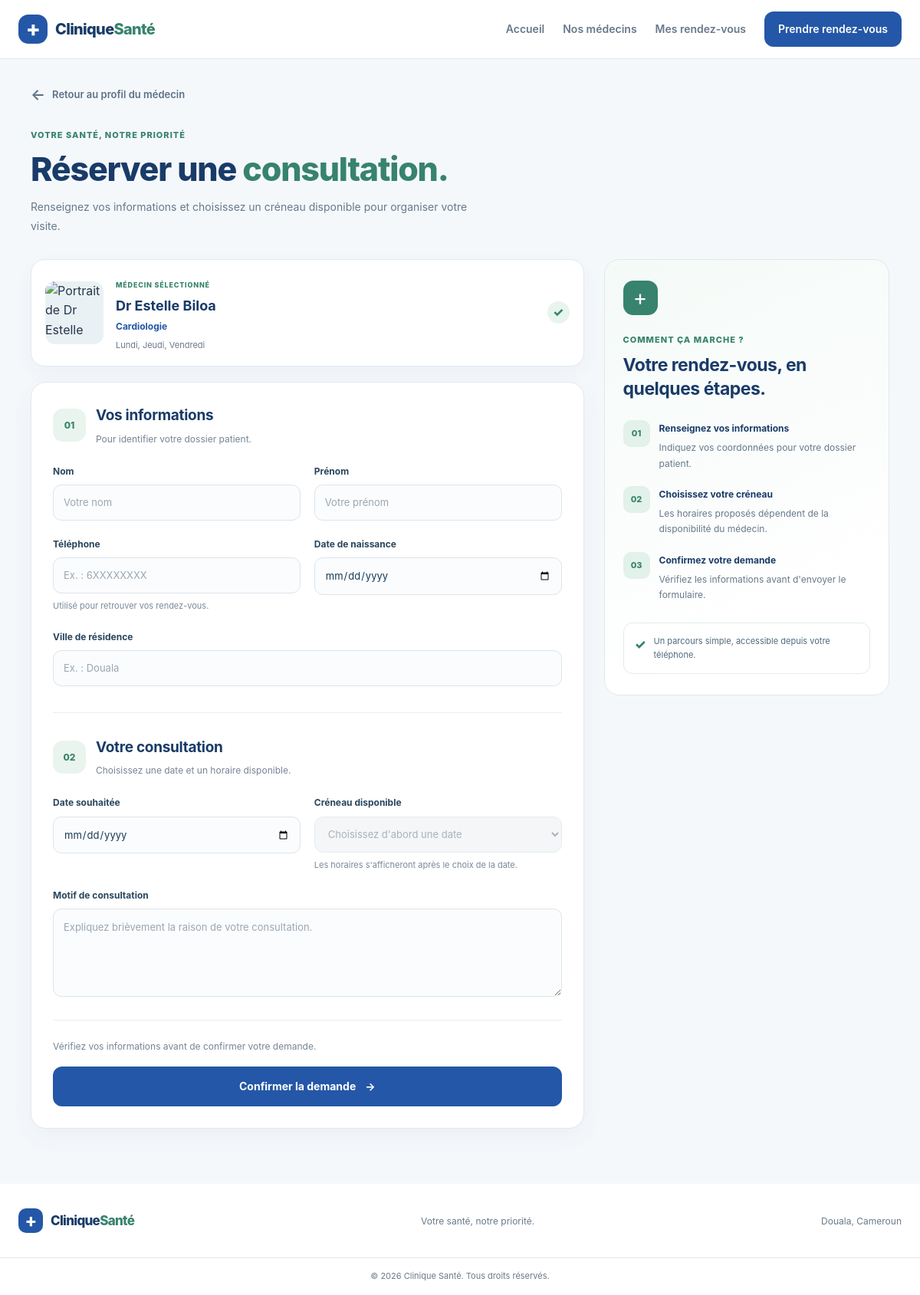
Page /reservation/8 on the committed database.
### tables this page shows
CREATE TABLE medecins (
    id INTEGER PRIMARY KEY AUTOINCREMENT,
    nom TEXT NOT NULL,
    specialite TEXT NOT NULL,
    photo TEXT,
    jours_consultation TEXT NOT NULL
);

### app.py (the view, shortened to what this page needs)
@app.route("/reservation/<int:medecin_id>", methods=["GET", "POST"])
def reservation(medecin_id):
    medecin = medecin_existe(medecin_id)
    if medecin is None:
        abort(404)
    connexion = get_db()
    valeurs = request.form if request.method == "POST" else {}
    erreur = None
    confirmation = None
    return render_template(
        "reservation.html",
        medecin=medecin,
        erreur=erreur,
        confirmation=confirmation,
        valeurs=valeurs,
        date_min=date.today().isoformat(),
        naissance_max=date.today().isoformat(),
    )

### app.py (called while the page is built)
def medecin_existe(medecin_id):
    connexion = get_db()
    return connexion.execute(
        "SELECT * FROM medecins WHERE id = ?",
        (medecin_id,),
    ).fetchone()

@app.teardown_appcontext
def fermer_connexion(exception=None):
    connexion = g.pop("connexion", None)
    if connexion is not None:
        connexion.close()

### database/db.py (called while the page is built)
def get_db():
    if "connexion" not in g:
        g.connexion = sqlite3.connect(CHEMIN_BASE)
        g.connexion.row_factory = sqlite3.Row
        g.connexion.execute("PRAGMA foreign_keys = ON")
    return g.connexion

### templates/reservation.html (shortened to what this page needs)
{% extends "base.html" %}
{% block content %}
<section class="booking-page">
    <a class="booking-back-link"
       href="{{ url_for('detail_medecin', medecin_id=medecin['id']) }}">
        <span aria-hidden="true">←</span>
        Retour au profil du médecin
    </a>
    <header class="booking-page-heading">
        <p class="booking-eyebrow">VOTRE SANTÉ, NOTRE PRIORITÉ</p>
        <h1>Réserver une <span>consultation.</span></h1>
        <p>
            Renseignez vos informations et choisissez un créneau disponible
            pour organiser votre visite.
        </p>
    </header>
    <div class="booking-layout">
        <div class="booking-form-column">
            <div class="booking-doctor-summary">
                <div class="booking-doctor-photo">
                    <img
                        src="{{ url_for('static', filename='images/medecins/medecin-' ~ medecin['id'] ~ '.jpg') }}"
                        alt="Portrait de {{ medecin['nom'] }}"
                        onerror="this.hidden=true; this.nextElementSibling.hidden=false;"
                    >
                </div>
                <div class="booking-doctor-info">
                    <span class="booking-summary-label">MÉDECIN SÉLECTIONNÉ</span>
                    <h2>{{ medecin['nom'] }}</h2>
                    <p>{{ medecin['specialite'] }}</p>
                    <span class="booking-doctor-days">
                        {{ medecin['jours_consultation'] }}
                    </span>
                </div>
                <span class="booking-doctor-check" aria-label="Médecin sélectionné">✓</span>
            </div>
            <form
                id="form-reservation"
                class="booking-form reservation-form"
                method="POST"
                data-medecin-id="{{ medecin['id'] }}"
            >
                <div class="booking-form-section">
                    <div class="booking-section-heading">
                        <span class="booking-step">01</span>
                        <div>
                            <h2>Vos informations</h2>
                            <p>Pour identifier votre dossier patient.</p>
                        </div>
                    </div>
                    <div class="booking-fields">
                        <div class="booking-field">
                            <label for="nom">Nom</label>
                            <input
                                id="nom"
                                name="nom"
                                type="text"
                                autocomplete="family-name"
                                value="{{ valeurs.get('nom', '') }}"
                                placeholder="Votre nom"
                                required
                            >
                        </div>
                        <div class="booking-field">
                            <label for="prenom">Prénom</label>
                            <input
                                id="prenom"
                                name="prenom"
                                type="text"
                                autocomplete="given-name"
                                value="{{ valeurs.get('prenom', '') }}"
                                placeholder="Votre prénom"
                                required
                            >
                        </div>
                        <div class="booking-field">
                            <label for="telephone">Téléphone</label>
                            <input
                                id="telephone"
                                name="telephone"
                                type="tel"
                                autocomplete="tel"
                                value="{{ valeurs.get('telephone', '') }}"
                                placeholder="Ex. : 6XXXXXXXX"
                                required
                            >
                            <small>Utilisé pour retrouver vos rendez-vous.</small>
                        </div>
                        <div class="booking-field">
                            <label for="date_naissance">Date de naissance</label>
                            <input
                                id="date_naissance"
                                name="date_naissance"
                                type="date"
                                max="{{ naissance_max }}"
                                autocomplete="bday"
                                value="{{ valeurs.get('date_naissance', '') }}"
                                required
                            >
                        </div>
                        <div class="booking-field booking-field-full">
                            <label for="ville">Ville de résidence</label>
                            <input
                                id="ville"
                                name="ville"
                                type="text"
                                autocomplete="address-level2"
                                value="{{ valeurs.get('ville', '') }}"
                                placeholder="Ex. : Douala"
                                required
                            >
                        </div>
                    </div>
                </div>
                <div class="booking-form-section">
                    <div class="booking-section-heading">
                        <span class="booking-step">02</span>
                        <div>
                            <h2>Votre consultation</h2>
                            <p>Choisissez une date et un horaire disponible.</p>
                        </div>
                    </div>
                    <div class="booking-fields">
                        <div class="booking-field">
                            <label for="date">Date souhaitée</label>
                            <input
                                id="date"
                                name="date"
                                type="date"
                                min="{{ date_min }}"
                                value="{{ valeurs.get('date', '') }}"
                                required
                            >
                        </div>
                        <div class="booking-field">
                            <label for="heure">Créneau disponible</label>
                            <select id="heure" name="heure" required disabled>
                                <option value="">Choisissez d'abord une date</option>
                            </select>
                            <small id="message-creneaux" role="status">
                                Les horaires s'afficheront après le choix de la date.
                            </small>
                        </div>
                        <div class="booking-field booking-field-full">
                            <label for="motif">Motif de consultation</label>
                            <textarea
                                id="motif"
                                name="motif"
                                rows="4"
                                required
                                placeholder="Expliquez brièvement la raison de votre consultation."
                            >{{ valeurs.get('motif', '') }}</textarea>
                        </div>
                    </div>
                </div>
                <div class="booking-form-footer">
                    <p>
                        Vérifiez vos informations avant de confirmer votre demande.
                    </p>
                    <button class="booking-submit-button" type="submit">
                        Confirmer la demande
                        <span aria-hidden="true">→</span>
                    </button>
                </div>
            </form>
        </div>
        <aside class="booking-side-panel">
            <div class="booking-side-icon" aria-hidden="true">+</div>
            <p class="booking-eyebrow">COMMENT ÇA MARCHE ?</p>
            <h2>Votre rendez-vous, en quelques étapes.</h2>
            <div class="booking-side-step">
                <span>01</span>
                <div>
                    <strong>Renseignez vos informations</strong>
                    <p>Indiquez vos coordonnées pour votre dossier patient.</p>
                </div>
            </div>
            <div class="booking-side-step">
                <span>02</span>
                <div>
                    <strong>Choisissez votre créneau</strong>
                    <p>Les horaires proposés dépendent de la disponibilité du médecin.</p>
                </div>
            </div>
            <div class="booking-side-step">
                <span>03</span>
                <div>
                    <strong>Confirmez votre demande</strong>
                    <p>Vérifiez les informations avant d'envoyer le formulaire.</p>
                </div>
            </div>
            <div class="booking-side-note">
                <span aria-hidden="true">✓</span>
                <p>Un parcours simple, accessible depuis votre téléphone.</p>
            </div>
        </aside>
    </div>
</section>
{% endblock %}

### rows in the picture
medecins: nom "Dr Estelle Biloa", specialite "Cardiologie", jours_consultation "Lundi, Jeudi, Vendredi"
